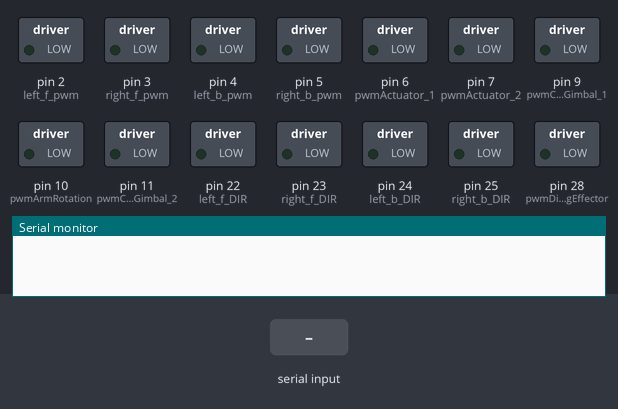
Recording of a sketch running on a simulated Arduino Mega 2560, built with avr-gcc and run on an emulated ATmega2560. Shown: switched loads named in the sketch (green lamp = pin HIGH), the last lines printed to the serial monitor. The inputs (shaded band) are chosen by the test bench.

Above: at 1.2 s.
1.3 s: "w" received over Serial
At 1.9 s:
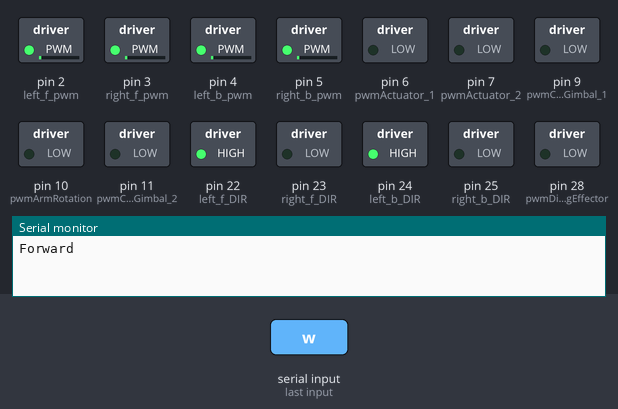
2.8 s: "s" received over Serial
At 4.0 s:
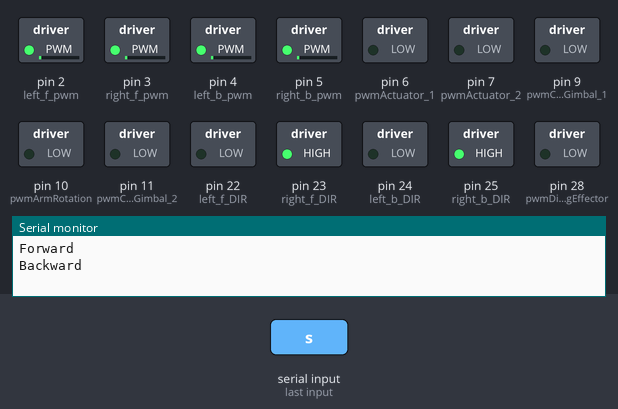
4.3 s: byte 114 (114) received over Serial
At 5.3 s:
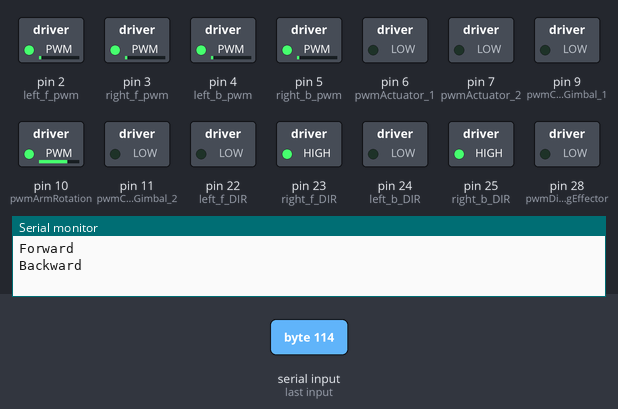
5.8 s: byte 102 (102) received over Serial
At 6.5 s:
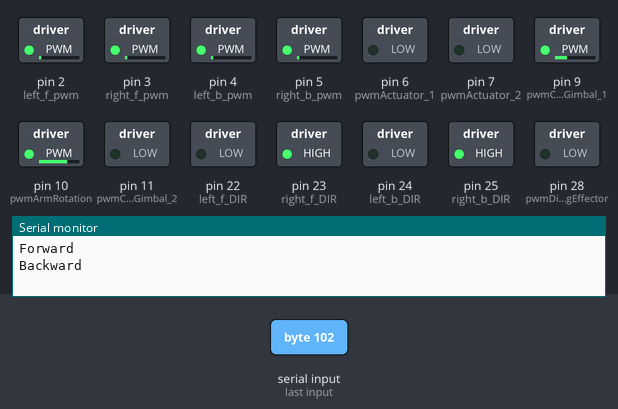
7.3 s: byte 122 (122) received over Serial
At 7.6 s:
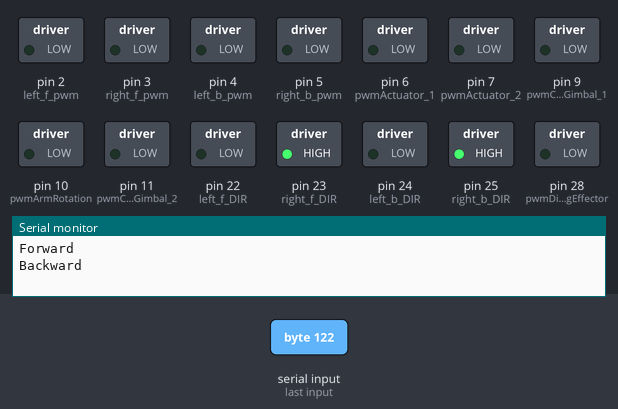
8.8 s: byte 116 (116) received over Serial
At 10.0 s:
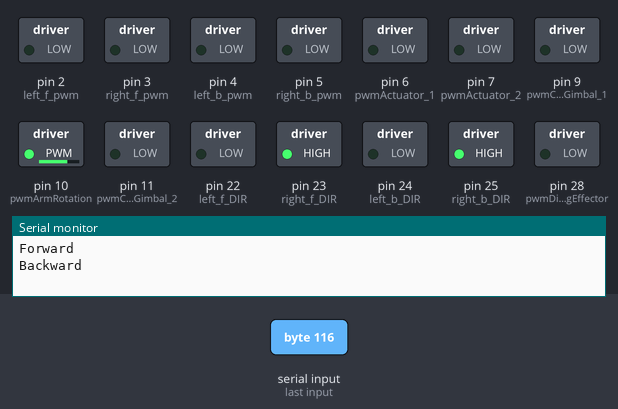
Timing chart, 0 to 11.3 s (numbered marks = the images above; inputs shaded):
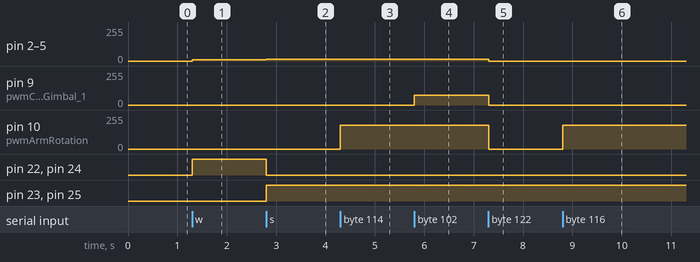

Measured:
- after the input at 1.3 s, pin 2 (left_f_pwm), pin 3 (right_f_pwm), pin 4 (left_b_pwm), pin 5 (right_b_pwm): 0/255 → 11/255 at once; pin 22 (left_f_DIR), pin 24 (left_b_DIR): LOW → HIGH at once
- after the input at 2.8 s, pin 2 (left_f_pwm), pin 3 (right_f_pwm), pin 4 (left_b_pwm), pin 5 (right_b_pwm): 11/255 → 12/255 at once; pin 22 (left_f_DIR), pin 24 (left_b_DIR): HIGH → LOW at once; pin 23 (right_f_DIR), pin 25 (right_b_DIR): LOW → HIGH at once
- after the input at 4.3 s, pin 10 (pwmArmRotation): 0/255 → 180/255 at once
- after the input at 5.8 s, pin 9 (pwmCameraGimbal_1): 0/255 → 75/255 at once
- after the input at 7.3 s, pin 2 (left_f_pwm), pin 3 (right_f_pwm), pin 4 (left_b_pwm), pin 5 (right_b_pwm): 12/255 → 0/255 at once; pin 9 (pwmCameraGimbal_1): 75/255 → 0/255 at once; pin 10 (pwmArmRotation): 180/255 → 0/255 at once
- after the input at 8.8 s, pin 10 (pwmArmRotation): 0/255 → 180/255 at once

The sketch:

RoverKeyboardControll_arduino.ino
```cpp
#define left_f_pwm 2
#define left_f_DIR 22
#define right_f_pwm 3
#define right_f_DIR 23
#define left_b_pwm 4
#define left_b_DIR 24
#define right_b_pwm 5
#define right_b_DIR 25
#define pwmActuator_1 6
#define pwmActuator_2 7
#define dirActuator_1 26
#define dirActuator_2 27
#define dirDiggingEffector 8
#define pwmDiggingEffector 28
#define pwmArmRotation 10
#define dirArmRotation 30
#define pwmCameraGimbal_1 9
#define dirCameraGimbal_1 29
#define pwmCameraGimbal_2 11
#define dirCameraGimbal_2 31


int speed=10;
int pww=150;
int pew=0;
int speedLimit = 250;
int speedActuators =0;
int speedActuatorsLimit =220;
int speedGimble = 75;
int armSpeed =180;
// int speedActuatorsLimit = 150;
// int speedGimbleLimit = 150;
int DIR;
void setup() {
  // put your setup code here, to run once:
  Serial.begin(9600);
  pinMode(left_f_pwm,OUTPUT);
  pinMode(left_f_DIR,OUTPUT);
  pinMode(right_f_pwm,OUTPUT);
  pinMode(right_f_DIR,OUTPUT);
  pinMode(left_b_pwm,OUTPUT);
  pinMode(left_b_DIR,OUTPUT);
  pinMode(right_b_pwm,OUTPUT);
  pinMode(right_b_DIR,OUTPUT);
  analogWrite(left_f_pwm,0);
  analogWrite(right_f_pwm,0);
  analogWrite(left_b_pwm,0);
  analogWrite(right_b_pwm,0);
  analogWrite(pwmActuator_1,0);
  analogWrite(pwmActuator_2,0);
  analogWrite(pwmDiggingEffector,0);
  analogWrite(pwmArmRotation,0);
  analogWrite(pwmCameraGimbal_1,0);
  analogWrite(pwmCameraGimbal_2,0);

}
void speedUpWheels(){
  if(speed<speedLimit){
    speed++;
  }
    analogWrite(left_f_pwm,speed);
    analogWrite(right_f_pwm,speed);
    analogWrite(left_b_pwm,speed);
    analogWrite(right_b_pwm,speed);
    delay(12);
}
void speedUpActuators(){
  if(speedActuators<speedActuatorsLimit){
    speedActuators++;
  }
    analogWrite(left_f_pwm,speedActuators);
    analogWrite(right_f_pwm,speedActuators);
    analogWrite(left_b_pwm,speedActuators);
    analogWrite(right_b_pwm,speedActuators);
    delay(1000);
}
void speedDownWheels(){
  if(speed>0){
    speed--;
  }
  analogWrite(left_f_pwm,speed);
  analogWrite(right_f_pwm,speed);
  analogWrite(left_b_pwm,speed);
  analogWrite(right_b_pwm,speed);
  delay(12);
}

void speedDownActuators(){
  if(speedActuators>0){
    speedActuators--;
  }
    analogWrite(left_f_pwm,speedActuators);
    analogWrite(right_f_pwm,speedActuators);
    analogWrite(left_b_pwm,speedActuators);
    analogWrite(right_b_pwm,speedActuators);
    delay(1000);
}
void movement(int DIR)
{
  if(DIR == 119)
    {
      digitalWrite(left_f_DIR,HIGH);
      digitalWrite(right_f_DIR,LOW);
      digitalWrite(left_b_DIR,HIGH);
      digitalWrite(right_b_DIR,LOW);

//      analogWrite(left_f_pwm,speed);
//      analogWrite(right_f_pwm,speed);
//      analogWrite(left_b_pwm,speed);
//      analogWrite(right_b_pwm,speed);
      Serial.println("Forward");
      speedUpWheels();

    }
     else if(DIR==115)
    {
      digitalWrite(left_f_DIR,LOW);
      digitalWrite(right_f_DIR,HIGH);
      digitalWrite(left_b_DIR,LOW);
      digitalWrite(right_b_DIR,HIGH);
//      analogWrite(left_f_pwm,speed);
//      analogWrite(right_f_pwm,speed);
//      analogWrite(left_b_pwm,speed);
//      analogWrite(right_b_pwm,speed);
      Serial.println("Backward");
      speedUpWheels();
    }
    else if(DIR==100)
    {
      digitalWrite(left_f_DIR,HIGH);
      digitalWrite(right_f_DIR,HIGH);
      digitalWrite(left_b_DIR,HIGH);
      digitalWrite(right_b_DIR,HIGH);
      Serial.println("RIGHT");
//      analogWrite(left_f_pwm,speed);
//      analogWrite(right_f_pwm,speed);
//      analogWrite(left_b_pwm,speed);
//      analogWrite(right_b_pwm,speed);

      speedUpWheels();
    }
    else if(DIR==97)
    {
      digitalWrite(left_f_DIR,LOW);
      digitalWrite(right_f_DIR,LOW);
      digitalWrite(left_b_DIR,LOW);
      digitalWrite(right_b_DIR,LOW);
      Serial.println("LEFT");
      speedUpWheels();

    }
    else if(DIR==105){
      digitalWrite(dirActuator_1,LOW);
      speedUpActuators();
    }
    else if(DIR==121){
      digitalWrite(dirActuator_1,HIGH);
      speedUpActuators();
    }
    else if(DIR==117){
      digitalWrite(dirActuator_2,LOW);
      speedUpActuators();
    }
    else if(DIR==111){
      digitalWrite(dirActuator_2,HIGH);
      speedUpActuators();
    }
    else if(DIR==114){
      digitalWrite(dirArmRotation,HIGH);
      analogWrite(pwmArmRotation,armSpeed);
    }
    else if(DIR==116){
      digitalWrite(dirArmRotation,LOW);
      analogWrite(pwmArmRotation,armSpeed);
    }
    else if(DIR==102){
      digitalWrite(dirCameraGimbal_1,LOW);
      analogWrite(pwmCameraGimbal_1,speedGimble);
    }
    else if(DIR==103){
      digitalWrite(dirCameraGimbal_1,HIGH);
      analogWrite(pwmCameraGimbal_1,speedGimble);
    }
    else if(DIR==109){
      digitalWrite(dirDiggingEffector,HIGH);
      analogWrite(pwmDiggingEffector,75);

    }
    else if(DIR==108){
      digitalWrite(dirDiggingEffector,LOW);
      analogWrite(pwmDiggingEffector,75);
    }
    else if(DIR==122){
      analogWrite(left_f_pwm,0);
      analogWrite(right_f_pwm,0);
      analogWrite(left_b_pwm,0);
      analogWrite(right_b_pwm,0);
      analogWrite(pwmActuator_1,0);
      analogWrite(pwmActuator_2,0);
      analogWrite(pwmDiggingEffector,0);
      analogWrite(pwmArmRotation,0);
      analogWrite(pwmCameraGimbal_1,0);
    }
    else if (DIR==113){
        analogWrite(left_f_pwm, pww);
        analogWrite(right_f_pwm, pww);
        analogWrite(left_b_pwm, pww);
        analogWrite(right_b_pwm, pww);
        }


    else if(DIR==98){
        analogWrite(left_f_pwm, pew);
        analogWrite(right_f_pwm, pew);
        analogWrite(left_b_pwm, pew);
        analogWrite(right_b_pwm, pew);
        }
    //   speedDownWheels();
    //   // speedDownGimble();
    //   // speedDownActuators();

    // }

    return;

}


void loop() {
  // put your main code here, to run repeatedly:
  if(Serial.available()>0){
  DIR=Serial.read();
  movement(DIR);
  }
  // else{
  //   speedDownWheels();
  //   speedDownActuators();
  //   analogWrite(left_f_pwm,0);
  //   analogWrite(pwmDiggingEffector,0);
  //   analogWrite(pwmArmRotation,0);
  //   analogWrite(pwmCameraGimbal_1,0);


  // }

}
```
